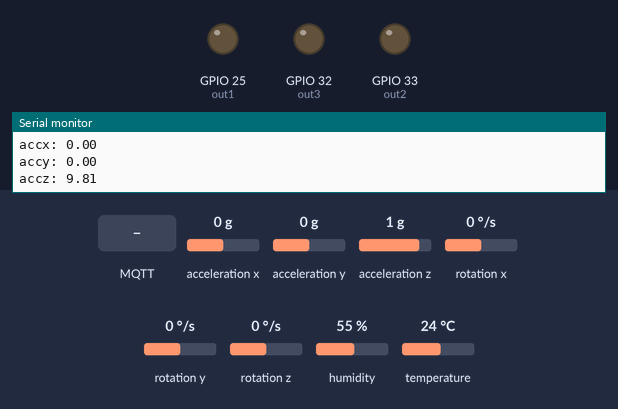
Recording of a sketch running on a simulated ESP32. On the bench: output pins drawn as LEDs (lit = HIGH), the last lines printed to the serial monitor. The test bench sets the inputs (shaded band); at power-on: acceleration x 0 g, acceleration y 0 g, acceleration z 1 g, rotation x 0 °/s, rotation y 0 °/s, rotation z 0 °/s, humidity 55 %, temperature 24 °C. WiFi joins after 1.5 s; servers stay silent unless stated; no MQTT or app messages arrive unless stated.

Above: at 2.7 s.
2.8 s: MQTT message "on" arrives on the first subscribed topic
At 7.6 s:
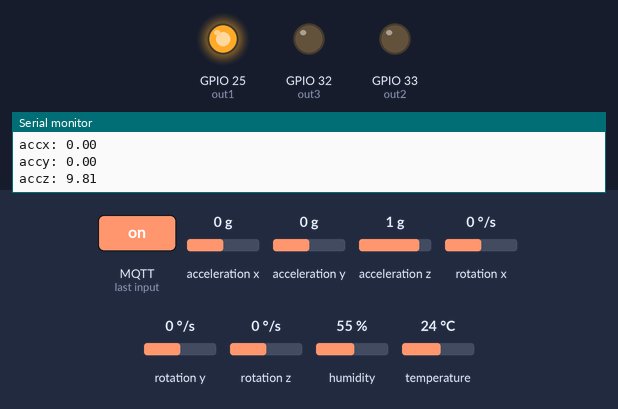
8.0 s: MQTT message "on" arrives on the second subscribed topic
At 12.8 s:
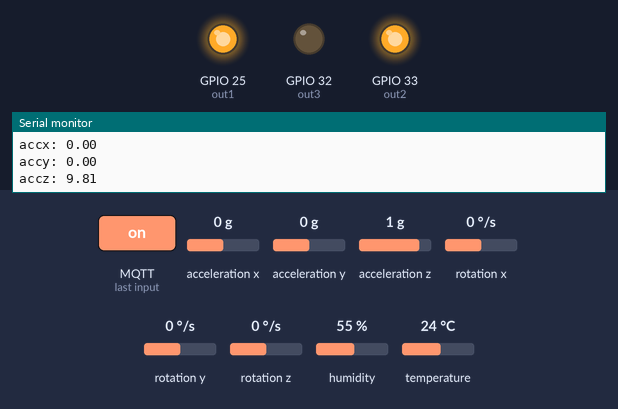
13.1 s: MQTT message "off" arrives on the first subscribed topic
At 17.1 s:
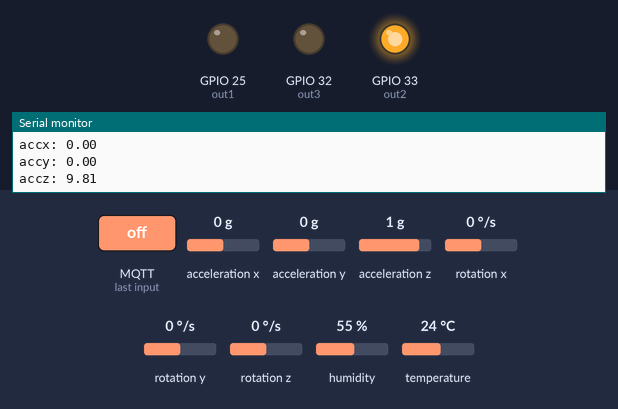
18.1 s: MQTT message "on" arrives on the third subscribed topic
At 22.4 s:
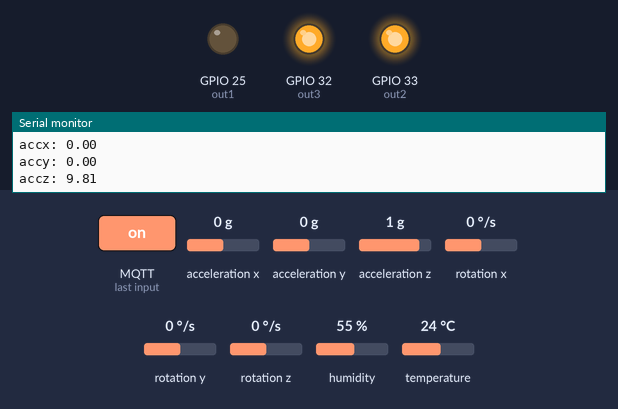
23.1 s: MQTT message "off" arrives on the second subscribed topic
At 27.8 s:
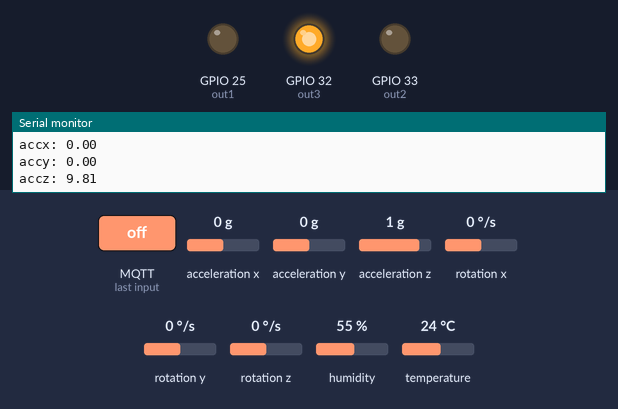
28.1 s: MQTT message "off" arrives on the third subscribed topic
At 33.1 s:
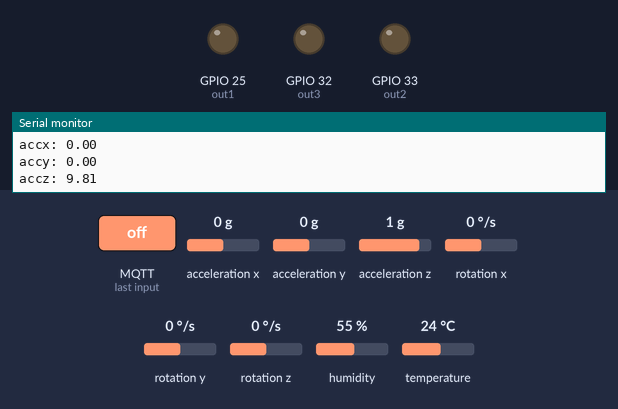
Timing chart, 0 to 34.1 s (numbered marks = the images above; inputs shaded):
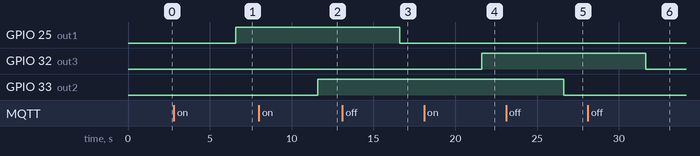

Measured:
- after the input at 2.8 s, GPIO 25 (out1): LOW → HIGH after 3.8 s
- after the input at 8.0 s, GPIO 33 (out2): LOW → HIGH after 3.6 s
- after the input at 13.1 s, GPIO 25 (out1): HIGH → LOW after 3.5 s
- after the input at 18.1 s, GPIO 32 (out3): LOW → HIGH after 3.5 s
- after the input at 23.1 s, GPIO 33 (out2): HIGH → LOW after 3.5 s
- after the input at 28.1 s, GPIO 32 (out3): HIGH → LOW after 3.5 s

The sketch:

esp32-1.ino
```cpp
/*********
  © Tobiah Nöll
  https://noell.li
*********/

#include <WiFi.h>
// #include <SPI.h>
#include <Wire.h>
#include <PubSubClient.h>
#include <Adafruit_Sensor.h>
#include <Adafruit_BME280.h>
#include <Adafruit_MPU6050.h>
#include <Adafruit_NeoPixel.h>
#include <Adafruit_ADS1X15.h>
//#include <OneWire.h>
//#include <DallasTemperature.h>

#include "credentials.h"


/* constants */
// #define ONE_WIRE_BUS 2

#define I2C_SDA 23
#define I2C_SCL 22

/* not used currently
// Estimate Sealevel Pressure to set relative Pressure in abolute relation
#define SEALEVELPRESSURE_HPA (1013.25)
*/

/* Variable Definitions */

// MQTT
long lastMsg = 0;
char msg[50];

// Sensors
float temperature = 0;
float humidity = 0;
/* not used currently
float altitude = 0;
float old_altitude = 0;
*/
float accy = 0;
float accx = 0;
float accz = 0;
float outTemp = 0;

int16_t shunt;
int16_t voltage;

//Sensor Char conversions
char tempString[8];
char humString[8];
char accxString[8];
char accyString[8];
char acczString[8];
char outTempString[8];
char shuntString[16];
char voltageString[16];

// Outputs
int out1 = 25;
int out2 = 33;
int out3 = 32;

// LEDs
int led1_pin = 0;
int led1_numpixels = 1;
int led1_color = 0xFFFFFF;
bool led1_on = false;

// instantiation from Libs:
TwoWire I2C = TwoWire(0);
WiFiClient espClient;
PubSubClient client(espClient);
Adafruit_NeoPixel pixels1 = Adafruit_NeoPixel(led1_numpixels, led1_pin, NEO_GRB + NEO_KHZ800);
Adafruit_MPU6050 mpu;
Adafruit_BME280 bme;
// OneWire oneWire(ONE_WIRE_BUS);
// DallasTemperature sensors(&oneWire);
Adafruit_ADS1115 ads1115; // Construct an ads1115

void setup() {
  /* Set up Serial connection, mainly for debugging, might delete later */
  Serial.begin(115200);

  I2C.begin(I2C_SDA, I2C_SCL, 100000);

  /* Connect BME280 Sensor at Sensor ID76 */
  if (!bme.begin(0x76, &I2C)) {
    Serial.println("Could not find a valid BME280 sensor, check wiring!");
    while (1) {
      delay(10);
      }
  }
  Serial.println("BME280 Connected!");

  /* Connect MPU6050Sensor */
  if (!mpu.begin(&I2C)) {
    Serial.println("Failed to find MPU6050 chip");
    while (1) {
      delay(10);
    }
  }
  Serial.println("MPU6050 Connected!");

  /* Initialize Settings on MPU6050 Sensor and */
  // Accelerometer Range
  mpu.setAccelerometerRange(MPU6050_RANGE_8_G);
  Serial.print("Accelerometer range set to: ");

  /* output to Serial,  might delete Later: */
  switch (mpu.getAccelerometerRange()) {
  case MPU6050_RANGE_2_G:
    Serial.println("+-2G");
    break;
  case MPU6050_RANGE_4_G:
    Serial.println("+-4G");
    break;
  case MPU6050_RANGE_8_G:
    Serial.println("+-8G");
    break;
  case MPU6050_RANGE_16_G:
    Serial.println("+-16G");
    break;
  }

  // Gyrometer Range
  mpu.setGyroRange(MPU6050_RANGE_500_DEG);

  /* output to Serial,  might delete Later: */
  Serial.print("Gyro range set to: ");
  switch (mpu.getGyroRange()) {
  case MPU6050_RANGE_250_DEG:
    Serial.println("+- 250 deg/s");
    break;
  case MPU6050_RANGE_500_DEG:
    Serial.println("+- 500 deg/s");
    break;
  case MPU6050_RANGE_1000_DEG:
    Serial.println("+- 1000 deg/s");
    break;
  case MPU6050_RANGE_2000_DEG:
    Serial.println("+- 2000 deg/s");
    break;
  }

  // Filter
  mpu.setFilterBandwidth(MPU6050_BAND_21_HZ);

  /* output to Serial,  might delete Later: */
  Serial.print("Filter bandwidth set to: ");
  switch (mpu.getFilterBandwidth()) {
  case MPU6050_BAND_260_HZ:
    Serial.println("260 Hz");
    break;
  case MPU6050_BAND_184_HZ:
    Serial.println("184 Hz");
    break;
  case MPU6050_BAND_94_HZ:
    Serial.println("94 Hz");
    break;
  case MPU6050_BAND_44_HZ:
    Serial.println("44 Hz");
    break;
  case MPU6050_BAND_21_HZ:
    Serial.println("21 Hz");
    break;
  case MPU6050_BAND_10_HZ:
    Serial.println("10 Hz");
    break;
  case MPU6050_BAND_5_HZ:
    Serial.println("5 Hz");
    break;
  }

  Serial.println("Getting differential reading from AIN0 (P) and AIN1 (N)");
  Serial.println("ADC Range: +/- 6.144V (1 bit = 3mV)");
  ads1115.begin(&I2C);  // Initialize ads1115 at address 0x49


/* Seems redundant, delete after Testing
    unsigned status;
    // BME
    status = bme.begin(0x76, &Wire);
    // You can also pass in a Wire library object like &Wire2
    // status = bme.begin(0x76, &Wire2)
    if (!status) {
        Serial.println("Could not find a valid BME280 sensor, check wiring, address, sensor ID!");
        Serial.print("SensorID was: 0x"); Serial.println(bme.sensorID(),16);
        Serial.print("        ID of 0xFF probably means a bad address, a BMP 180 or BMP 085\n");
        Serial.print("   ID of 0x56-0x58 represents a BMP 280,\n");
        Serial.print("        ID of 0x60 represents a BME 280.\n");
        Serial.print("        ID of 0x61 represents a BME 680.\n");
        while (1) delay(10);
    }
*/

  // Start WiFi Connection, 10s Delay
  setup_wifi();

  // initialize MQTT Client
  client.setServer(MQTT_SERVER_IP, MQTT_SERVER_PORT);
  client.setCallback(callback);

  // Initialize Outputs
  pinMode(out1, OUTPUT);
  pinMode(out2, OUTPUT);
  pinMode(out3, OUTPUT);

  // Start OneWire for Outdoor Sensor
  // sensors.begin();
}

void setup_wifi() {
  delay(10);
  /* output to Serial,  might delete Later: */
  Serial.println();
  Serial.print("Connecting to ");
  Serial.println(SSID);

  // Start connecting
  WiFi.begin(SSID, KEY);

  // Loop until WiFi is connected
  while (WiFi.status() != WL_CONNECTED) {
    delay(500);
    Serial.print(".");
  }

  /* output to Serial,  might delete Later: */
  Serial.println("");
  Serial.println("WiFi connected");
  Serial.println("IP address: ");
  Serial.println(WiFi.localIP());
}

void callback(char* topic, byte* message, unsigned int length) {
  /* output to Serial,  might delete Later: */
  Serial.print("Message arrived on topic: ");
  Serial.print(topic);
  Serial.print(". Message: ");

  String messageTemp;

  // Concatenate Chars to full message
  for (int i = 0; i < length; i++) {
    Serial.print((char)message[i]);
    messageTemp += (char)message[i];
  }
  Serial.println();

  /* Find if the Topic is relevant for us and act accordingly */
  if (String(topic) == "vc/out1") {
    Serial.print("Changing output 1 to ");
    if(messageTemp == "on"){
      Serial.println("on");
      digitalWrite(out1, HIGH);
    }
    else if(messageTemp == "off"){
      Serial.println("off");
      digitalWrite(out1, LOW);
    }
  } else if (String(topic) == "vc/out2") {
    Serial.print("Changing output 2 to ");
    if(messageTemp == "on"){
      Serial.println("on");
      digitalWrite(out2, HIGH);
    }
    else if(messageTemp == "off"){
      Serial.println("off");
      digitalWrite(out2, LOW);
    }
  } else if (String(topic) == "vc/out3") {
    Serial.print("Changing output 3 to ");
    if(messageTemp == "on"){
      Serial.println("on");
      digitalWrite(out3, HIGH);
    }
    else if(messageTemp == "off"){
      Serial.println("off");
      digitalWrite(out3, LOW);
    }
  } else if (String(topic) == "vc/lamp1-color") {
    Serial.println(messageTemp);
    led1_color = strtol(messageTemp.c_str(), NULL, 16);
    if (led1_on) {
      for (int i=0; i<led1_numpixels; i++){
        pixels1.setPixelColor(i, led1_color);
      }
      pixels1.show();
      }
  } else if (String(topic) == "vc/lamp1-out") {
    Serial.println(messageTemp);
    if (messageTemp == "on") {
      led1_on = true;
      for (int i=0; i<led1_numpixels; i++){
        pixels1.setPixelColor(i, led1_color);
      }
      pixels1.show();
    } else if (messageTemp == "off"){
      led1_on = false;
      pixels1.clear();
      pixels1.show();
    }
  }
}

/* Connect to MQTT */
void reconnect() {
  // Loop until we're reconnected
  while (!client.connected()) {
    Serial.print("Attempting MQTT connection...");
    // Attempt to connect
    if (client.connect("ESP8266Client")) {
      Serial.println("connected");
      // Subscribe to our Output Topics
      client.subscribe("vc/out1");
      client.subscribe("vc/out2");
      client.subscribe("vc/out3");
      client.subscribe("vc/lamp1-color");
      client.subscribe("vc/lamp1-out");
    } else {
      Serial.print("failed, rc=");
      Serial.print(client.state());
      Serial.println(" try again in 5 seconds");
      // Wait 5 seconds before retrying
      delay(5000);
    }
  }
}

void loop() {
  if (!client.connected()) {
    reconnect();
  }
  // Start MQTT Client Loop
  client.loop();

    // Temperature in Celsius
    temperature = bme.readTemperature();

    // Convert the value to a char array
    dtostrf(temperature, 1, 2, tempString);
    Serial.print("Temperature: ");
    Serial.println(tempString);
    client.publish("esp32/temperature", tempString);

    humidity = bme.readHumidity();
    // Convert the value to a char arra
    dtostrf(humidity, 1, 2, humString);
    Serial.print("Humidity: ");
    Serial.println(humString);
    client.publish("esp32/humidity", humString);

/* not used currently
    altitude = bme.readAltitude(SEALEVELPRESSURE_HPA);
    // Convert the value to a char array
    char altString[8];
    dtostrf(altitude, 1, 2, altString);
    Serial.print("Altitude: ");
    Serial.println(altString);
    client.publish("esp32/altitude", altString);
*/
    /* Get new sensor events with the readings */
    sensors_event_t a, g, t;
    mpu.getEvent(&a, &g, &t);


    accx = a.acceleration.x;
    // Convert the value to a char array
    dtostrf(accx, 1, 2, accxString);
    Serial.print("accx: ");
    Serial.println(accxString);
    client.publish("esp32/accx", accxString);


    accy = a.acceleration.y;
    // Convert the value to a char array
    dtostrf(accy, 1, 2, accyString);
    Serial.print("accy: ");
    Serial.println(accyString);
    client.publish("esp32/accy", accyString);


    accz = a.acceleration.z;
    // Convert the value to a char array
    dtostrf(accz, 1, 2, acczString);
    Serial.print("accz: ");
    Serial.println(acczString);
    client.publish("esp32/accz", acczString);

/*
    // Get Outdoor Temp
    sensors.requestTemperatures();
    outTemp = sensors.getTempCByIndex(0);


    // Convert the value to a char array
    dtostrf(outTemp, 1, 2, outTempString);
    Serial.print("Outdoor: ");
    Serial.println(outTempString);
    client.publish("esp32/outdoorTemp", outTempString);
*/
/*    ads1115.setGain(GAIN_SIXTEEN);
    delay(100);
    shunt = ads1115.readADC_Differential_2_3();

    dtostrf(shunt, 1, 2, shuntString);
    Serial.print("Shunt: ");
    Serial.println(shuntString);
    client.publish("esp32/shunt", shuntString);

    ads1115.setGain(GAIN_TWOTHIRDS);
    delay(100);

    voltage = ads1115.readADC_Differential_0_1();
    dtostrf(voltage * 3, 1, 2, voltageString);
    Serial.print("Voltage: ");
    Serial.println(voltageString);
    client.publish("esp32/voltage", voltageString);
   */
    delay(5000);
}
```

credentials_sample.h
```cpp
#define SSID "SSID of your WLAN"
#define KEY "Key to your WLAN"
#define MQTT_SERVER_IP "IP of your MQTT Server"
#define MQTT_SERVER_PORT 1883
```
